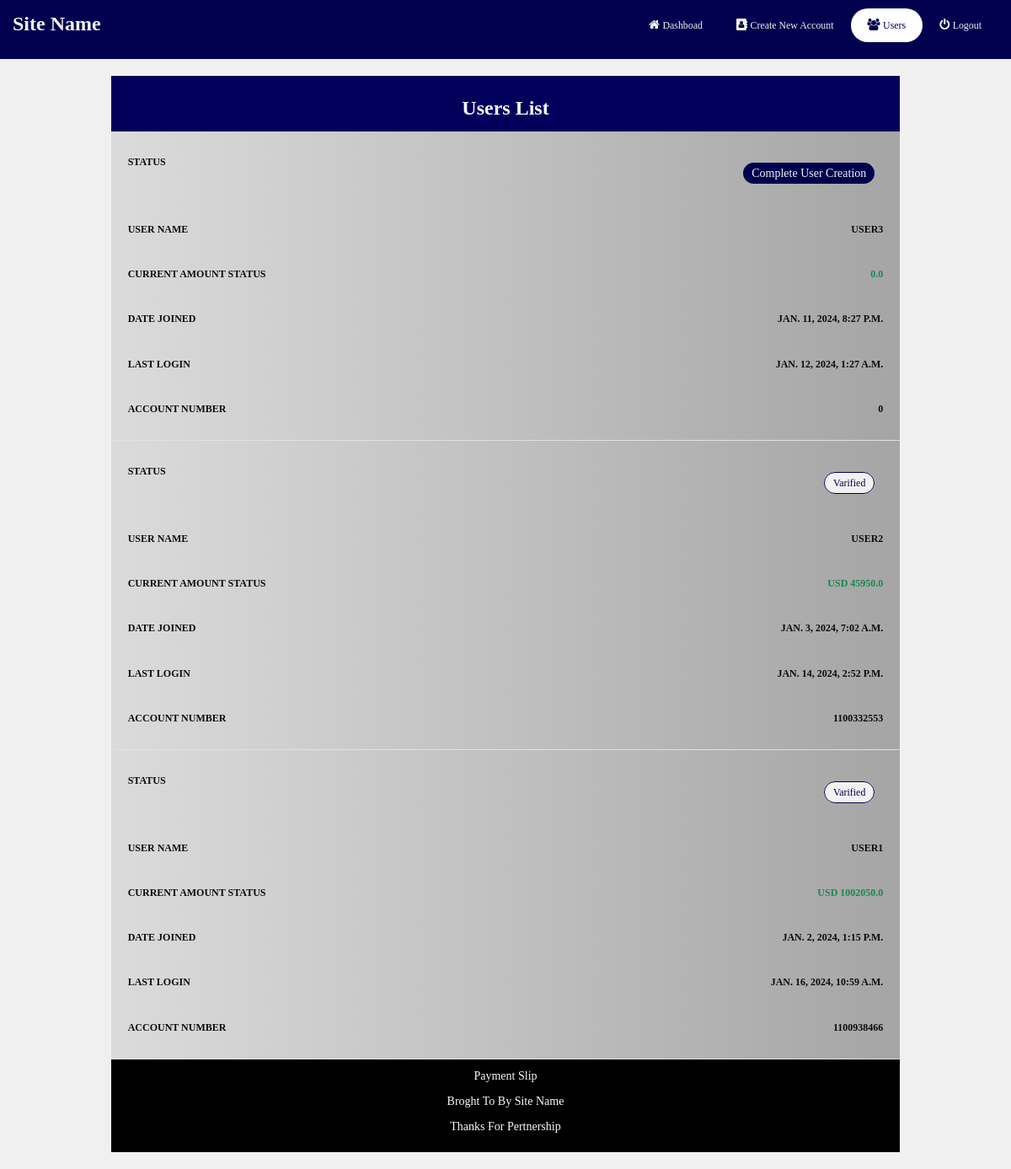
/all_users/ (signed in), run on the app's committed database.
### App/models.py (models this page shows, shortened)
class Users(AbstractUser):
    currency = models.CharField(max_length=200)
    phone_number = models.CharField(max_length=20)
    country = models.CharField(max_length=200)
    address = models.CharField(max_length=250)
    date_joined = models.DateTimeField(verbose_name="date joined", auto_now_add=True)
    last_login = models.DateTimeField(verbose_name="last login", auto_now=True)
    balance = models.FloatField(default=0.00, null=True)
    account_number = models.PositiveIntegerField(default=0, null=True)
    account_type = models.CharField(max_length=200)
    bank = models.CharField(max_length=200)
    block = models.BooleanField(default=False)
    username = models.CharField(max_length=100, blank=True, null=True, unique=True)
    gender = models.CharField(max_length=200)
    profile_picture = models.ImageField(upload_to='picture')

### App/views.py (the view)
# urls.py: path('all_users/', views.All_users, name='all_users'),
@login_required(login_url='login')
def All_users(request):
    users = Users.objects.filter(is_superuser=False).order_by('-id')
    context = {
        'users':users,
    }
    return render(request, 'profile/all_users.html', context)

### template/profile/all_users.html (shortened to what this page needs)
{% extends 'nav_auth/extentions.html' %}
{% load static %}
{% block content %}
<body>
    <div>
        {% include 'nav_auth/links.html' %}
        <section class="col-md-12" id="dashboad_section2">
            <div class="slip">
                <div class="col-md-10 slip_body">
                    <div class="col-md-12 text-center p-3"
                        style="background-color: rgb(1, 1, 92); width: 100%; position: relative;"
                    >
                        <h3 class="text-center text-light">Users List</h3>
                    </div>
                    {% if users %}
                        {% for user in users %}
                        <div class="col-md-12 border-bottom"
                            style="padding: 10px;position: relative;background: linear-gradient(to right, rgb(219, 219, 219), rgb(165, 165, 165));"
                        >
                            <div class="col-md-12 slip_content">
                                <div>
                                    <h4>status</h4>
                                </div>
                                <div>
                                    <div style="margin: 5px;padding: 5px;">
                                        <div class="proceed">
                                            {% if user.balance >= 1 %}
                                            <div class="varifile">
                                                <small>Varified</small>
                                            </div>
                                            {% else %}
                                            <div>
                                                <a href="{% url 'complete_user' user.id %}">complete user creation</a>
                                            </div>
                                            {% endif %}
                                        </div>
                                    </div>
                                </div>
                            </div>
                            <div>
                                <a href="{% url 'view_user' user.id %}"
                                    class="hovers"
                                >
                                    <div class="col-md-12 slip_content">
                                        <div>
                                            <h4>User Name</h4>
                                        </div>
                                        <div>
                                            <h4>{{user.username}}</h4>
                                        </div>
                                    </div>
                                    <div class="col-md-12 slip_content">
                                        <div>
                                            <h4>Current Amount Status</h4>
                                        </div>
                                        <div>
                                            <h4 class="text-success">{{user.currency}} {{user.balance}}</h4>
                                        </div>
                                    </div>
                                    <div class="col-md-12 slip_content">
                                        <div>
                                            <h4>Date Joined</h4>
                                        </div>
                                        <div>
                                            <h4>{{user.date_joined}}</h4>
                                        </div>
                                    </div>
                                    <div class="col-md-12 slip_content">
                                        <div>
                                            <h4>Last Login</h4>
                                        </div>
                                        <div>
                                            <h4>{{user.last_login}}</h4>
                                        </div>
                                    </div>
                                    <div class="col-md-12 slip_content">
                                        <div>
                                            <h4>Account Number</h4>
                                        </div>
                                        <div>
                                            <h4>{{user.account_number}}</h4>
                                        </div>
                                    </div>
                                </a>
                            </div>
                        </div>
                        {% endfor %}
                    {% else %}
                        <div>
                            <div class="alert alert-warning text-center">
                                <h3>No User Fund</h3>
                            </div>
                        </div>
                    {% endif %}
                    <div class="col-md-12 text-center p-3"
                        style="background-color: rgb(0, 0, 0); width: 100%; position: relative;"
                    >
                        <p class="text-center text-light">Payment Slip</p>
                        <p class="text-center text-light">Broght To By Site Name</p>
                        <p class="text-center text-light">Thanks For Pertnership</p>
                    </div>
                </div>
            </div>
        </section>
    </div>
</body>
{% endblock %}

### template/nav_auth/extentions.html (shortened to what this page needs)
<!DOCTYPE html>
{% load static %}
<html lang="en">
<head>
    <link href="https://cdn.jsdelivr.net/npm/bootstrap@5.3.2/dist/css/bootstrap.min.css" rel="stylesheet"
>
    <link rel="stylesheet" href="{% static 'bootstrap/css/bootstrap.min.css'%}">
    <link rel="stylesheet" href="{% static 'bootstrap/js/bootstrap.min.js'%}">
    <link rel="stylesheet" href="{% static 'font-awesome/css/font-awesome.min.css'%}">
    <link rel="stylesheet" href="{% static 'css.css'%}">
    <link rel="stylesheet" href="{% static 'media.css'%}">
</head>
<body>
    {% block content %}
    {% endblock %}
</body>
</html>

### template/nav_auth/links.html (shortened to what this page needs)
<section class="col-md-12" id="dashboad_section1">
    <div class="menu">
        <div>
            <h3 id="sitename">site name</h3>
        </div>
        <div class="menu_links">
            <ul>
                <li>
                    <a href="{% url 'dashboard' %}" {% if '/dashboard/' == request.path %} class="active" {% endif %}>
                        <i class="fa fa-home"></i>
                        <small>dashboad</small>
                    </a>
                </li>
                <li>
                    <a href="{% url 'create_new_user' %}" {% if '/create_new_user/' == request.path %} class="active" {% endif %}>
                        <i class="fa fa-address-book"></i>
                        <small>Create New Account</small>
                    </a>
                </li>
                <li>
                    <a href="{% url 'all_users' %}" {% if '/all_users/' == request.path %} class="active" {% endif %}>
                        <i class="fa fa-users"></i>
                        <small>Users</small>
                    </a>
                </li>
                <li>
                    <a href="{% url 'logout' %}" {% if '/logout/' == request.path %} class="active" {% endif %}>
                        <i class="fa fa-power-off"></i>
                        <small>logout</small>
                    </a>
                </li>
            </ul>
        </div>
    </div>
</section>

### static/css.css (style rules this page uses)
* { margin: 0px; padding: 0px; box-sizing: border-box; font-family: 'Arial Narrow'; }
:root { --button-bg: rgb(0, 0, 78); --button-color: #f1f1f1; --body-bg: rgb(240, 240, 240); --body-border: rgb(156, 156, 156); --body-color: rgb(0, 0, 78); --dack: rgb(14, 13, 13); }
.varifile small { background-color: var(--button-color); color: var(--button-bg); text-decoration: none; border:1px solid var(--button-bg); padding: 5px 10px; border-radius: 20px; }
.proceed { padding: 10px 0px; }
.proceed a { background-color: var(--button-bg); color: var(--button-color); padding: 5px 10px; border-radius: 20px; text-transform: capitalize; transition: 0.2s; }
h3 { text-transform: capitalize; font-weight: 700; line-height: 16px; }
h4 { text-transform: uppercase; font-weight: bolder; font-size: 12px; color: var(--dack); }
#dashboad_section1 { background-color: var(--button-bg); color: var(--button-color); }
.menu { display: flex; justify-content: space-between; }
.menu_links ul { display: flex; text-decoration: none; }
.menu_links ul li { display: flex; padding: 10px 0; }
.menu_links ul li a { text-decoration: none; padding: 10px 20px; text-transform: capitalize; color: var(--button-color); transform: 0.2s; }
.menu_links ul li a.active { background-color: white; border-radius: 20px; color: var(--button-bg); }
#dashboad_section2 { background-color: var(--body-bg); padding: 10px; }

### template/profile/all_users.html (style rules this page uses)
.slip { padding: 10px; display: flex; justify-content: space-around; }
.slip_content { display: flex; justify-content: space-between; padding: 10px; }

### data on the page
Users: shows "Complete User Creation", username "USER3", balance "0.0", date_joined "JAN. 11, 2024, 8:27 P.M.", last_login "JAN. 12, 2024, 1:27 A.M.", account_number "0"
Users: shows "Varified", username "USER2", currency "USD", balance "45950.0", date_joined "JAN. 3, 2024, 7:02 A.M.", last_login "JAN. 14, 2024, 2:52 P.M.", account_number "1100332553"
Users: shows "Varified", username "USER1", currency "USD", balance "1002050.0", date_joined "JAN. 2, 2024, 1:15 P.M.", last_login "JAN. 16, 2024, 10:59 A.M.", account_number "1100938466"
